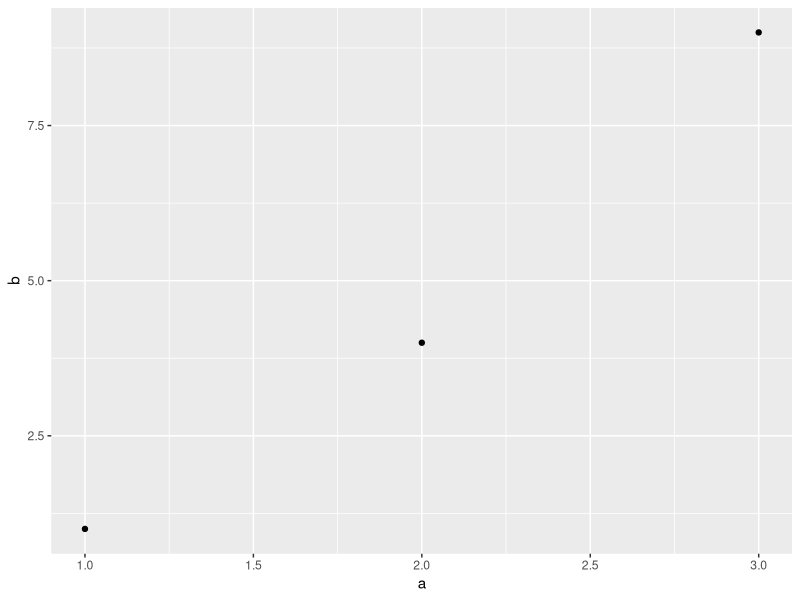

Recreate this plot in R.
library(tidyverse)
# a <- 3
# print(a)
aux <- tibble(a = c(1,2,3), b = c(1, 4, 9)) 
aux %>% ggplot(aes(a, b)) + geom_point()